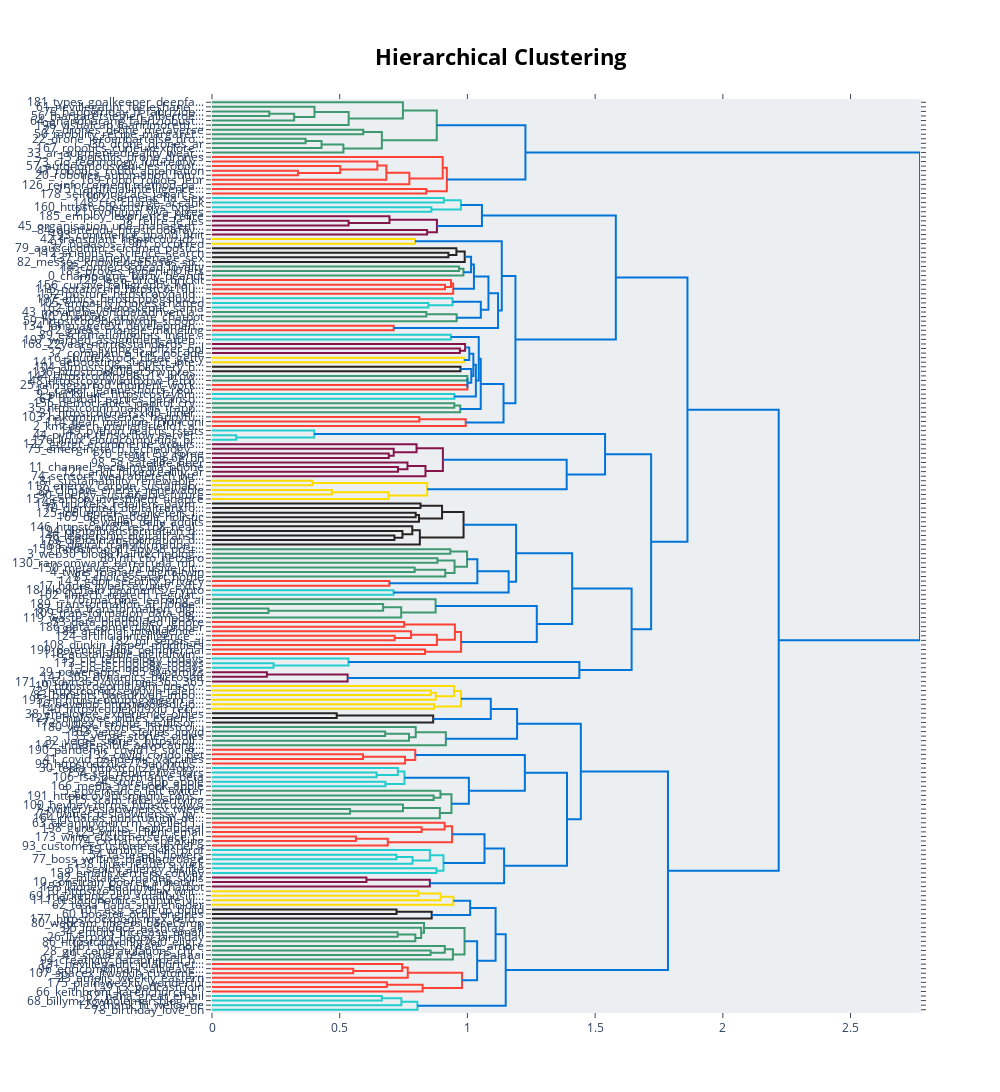

Write notebook code for a chart like this one.
### Code cell
topic_model.visualize_hierarchy()
